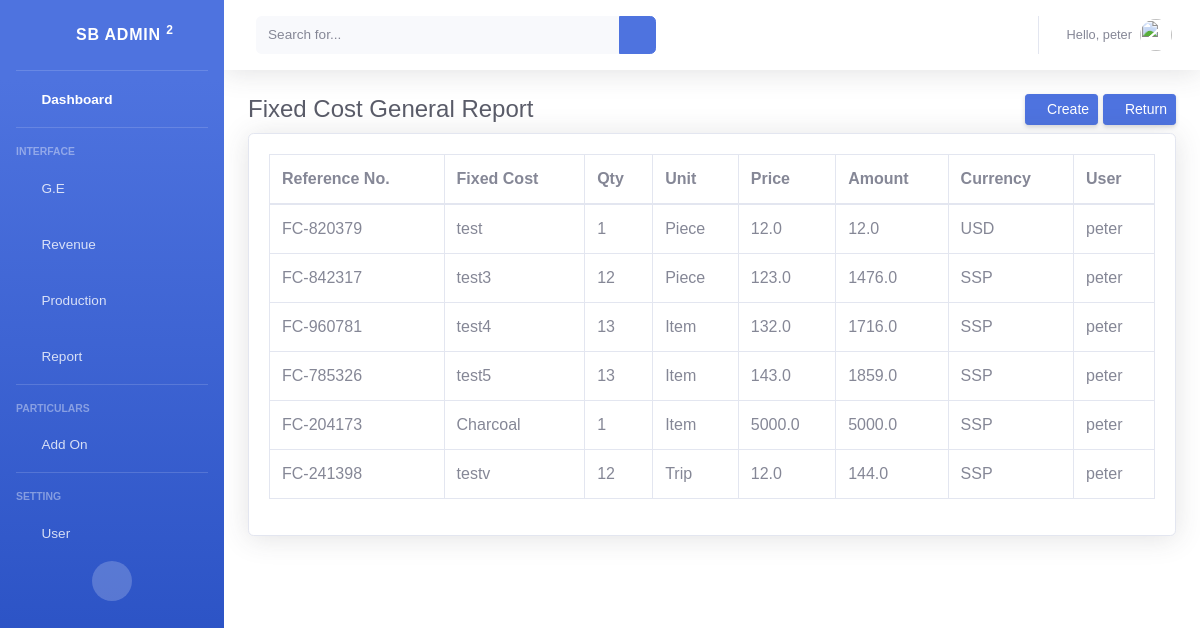
Page /fixed-cost-report/ (signed in) on the committed database.
### backend/models.py (models this page shows)
class Fixed_Cost(models.Model):
	STATUS = (
	    ('Pending', 'Pending'),
	    ('Processing', 'Processing'),
	    ('Complete', 'Complete'),
	 )
	CURRENCY = (
	    ('USD', 'USD'),
	    ('SSP', 'SSP'),
	 )
	def generate_reference_number():
		prefix = 'FC'
		unique_digits = ''.join(random.sample(string.digits, k=6))
		return f'{prefix}-{unique_digits}'
	id 					= models.UUIDField(default=uuid.uuid4, unique=True, primary_key=True, editable=False)
	user 				= models.ForeignKey(settings.AUTH_USER_MODEL, on_delete=models.SET_NULL, null=True, blank=False)
	reference_number 	= models.CharField(max_length=200, default=generate_reference_number, blank=False, editable=False)
	fixed_cost 			= models.CharField(max_length=200, blank=False)
	quantity 			= models.IntegerField(default=0, blank=False )
	unit 				= models.ForeignKey(Unit, on_delete=models.SET_NULL, null=True)
	currency 			= models.CharField(choices=CURRENCY, default='SSP', max_length=200, null=True)
	unit_price 			= models.FloatField(default=0, blank=False )
	amount 				= models.FloatField(default=0, blank=False )
	status			    = models.CharField(choices=STATUS, default='Pending', max_length=100)
	pub_date 			= models.DateField(default=date.today)

class Unit(models.Model):
	def generate_reference_number():
		prefix = 'U'
		unique_digits = ''.join(random.sample(string.digits, k=6))
		return f'{prefix}-{unique_digits}'
	id 					= models.UUIDField(default=uuid.uuid4, unique=True, primary_key=True, editable=False)
	user 				= models.ForeignKey(settings.AUTH_USER_MODEL, on_delete=models.SET_NULL, null=True, blank=False)
	reference_number 	= models.CharField(max_length=200, default=generate_reference_number, blank=False, editable=False)
	name 				= models.CharField(max_length=200, blank=False)
	pub_date 			= models.DateField(default=date.today)
	def __str__(self):
		return self.name

### backend/decorators.py (the view)
		def wrapper_func(request, *args, **kwargs):
			group = None
			if request.user.groups.exists():
				group = request.user.groups.all()[0].name
			if group in allowed_roles:
				return view_func(request, *args, **kwargs)
			else:
				return HttpResponse('you are not authorized to view this page')

### backend/views.py (called while the page is built)
@login_required(login_url='login')
@allowed_users(allowed_roles=['admin','staff'])
def fixed_cost_report(request):
	get_fixed_cost_report = Fixed_Cost.objects.all()
	context = {
		'get_fixed_cost_report' : get_fixed_cost_report,
	}
	return render(request, 'backend/fixed_cost/fixed_cost_report.html', context)

### backend/templates/backend/fixed_cost/fixed_cost_report.html
{% load static %}
{% include 'backend/header.html' %}
{% block content %}
    <div id="wrapper">
        {% include 'backend/sidebar.html' %}
        <div id="content-wrapper" class="d-flex flex-column">
            <div id="content" style="background-color: white;">
                {% include 'backend/navbar.html' %}
                <div class="container-fluid">
                    <div class="d-sm-flex align-items-center justify-content-between mb-2 mt-2">
                        <h1 class="h4 mb-0 text-gray-800">Fixed Cost General Report</h1>
                        <div>
                            <a href="{% url 'add_fixed_cost' %}" class="d-none d-sm-inline-block btn btn-sm btn-primary shadow-sm">
                            <i class="fas fa-plus fa-sm text-white-50"></i> Create </a>
                            <a href="{% url 'fixed_cost' %}" class="d-none d-sm-inline-block btn btn-sm btn-primary shadow-sm">
                            <i class="fas fa-arrow-right fa-sm text-white-50"></i> Return </a>
                        </div>
                    </div>
                    <div class="card shadow mb-4">
                        <div class="card-body">
                            <div class="table-responsive">
                                <table class="table table-bordered" id="file-export" width="100%" cellspacing="0">
                                    <thead>
                                        <tr>
                                            <th>Reference No.</th>
                                            <th>Fixed Cost</th>
                                            <th>Qty</th>
                                            <th>Unit</th>
                                            <th>Price</th>
                                            <th>Amount</th>
                                            <th>Currency</th>
                                            <th>User</th>
                                        </tr>
                                    </thead>
                                    <tbody>
                                      {% for i in get_fixed_cost_report %}
                                      <tr>
                                          <td>{{i.reference_number}}</td>
                                          <td>{{i.fixed_cost}}</td>
                                          <td>{{i.quantity}}</td>
                                          <td>{{i.unit}}</td>
                                          <td>{{i.unit_price}}</td>
                                          <td>{{i.amount}}</td>
                                          <td>{{i.currency}}</td>
                                          <td>{{i.user}}</td>
                                      </tr>
                                      {% endfor %}
                                    </tbody>
                                </table>
                            </div>
                        </div>
                    </div>
                </div>
            </div>
        </div>
    </div>
{% endblock content %}
{% include 'backend/footer.html' %}

### backend/templates/backend/navbar.html (shortened to what this page needs)
{% load static %}
    <nav class="navbar navbar-expand navbar-light bg-white topbar mb-4 static-top shadow">
        <form
            class="d-none d-sm-inline-block form-inline mr-auto ml-md-3 my-2 my-md-0 mw-100 navbar-search">
            <div class="input-group">
                <input type="text" class="form-control bg-light border-0 small" placeholder="Search for..."
                    aria-label="Search" aria-describedby="basic-addon2">
                <div class="input-group-append">
                    <button class="btn btn-primary" type="button">
                        <i class="fas fa-search fa-sm"></i>
                    </button>
                </div>
            </div>
        </form>
        <ul class="navbar-nav ml-auto">
            {% if request.user.is_authenticated %}
            <li class="nav-item dropdown no-arrow">
                <a class="nav-link dropdown-toggle" href="#" id="userDropdown" role="button"
                    data-toggle="dropdown" aria-haspopup="true" aria-expanded="false">
                    <span class="mr-2 d-none d-lg-inline text-gray-600 small">Hello, {{ request.user}}</span>
                    <img class="img-profile rounded-circle"
                        src="{% static 'img/undraw_profile.svg' %}">
                </a>
            </li>
            {% else %}
            <a class="dropdown-item" href="#" data-toggle="modal" data-target="#logoutModal">
                <i class="fas fa-sign-out-alt fa-sm fa-fw mr-2 text-gray-400"></i> Logout
            </a>
            {% endif %}
        </ul>
    </nav>

### static/css/apexcharts.css (style rules this page uses)
body { background: #343E59; color: #777; font-family: Montserrat, Arial, sans-serif; }
h1, h2, h3, h4, h5, h6, strong { font-weight: 600; }
.shadow { box-shadow: 0px 1px 15px 1px rgba(69, 65, 78, 0.08); }

### rows in the picture
Fixed_Cost: reference_number "FC-820379", fixed_cost "test", quantity "1", unit "Piece", unit_price "12.0", amount "12.0", currency "USD", user "peter"
Fixed_Cost: reference_number "FC-842317", fixed_cost "test3", quantity "12", unit "Piece", unit_price "123.0", amount "1476.0", currency "SSP", user "peter"
Fixed_Cost: reference_number "FC-960781", fixed_cost "test4", quantity "13", unit "Item", unit_price "132.0", amount "1716.0", currency "SSP", user "peter"
Fixed_Cost: reference_number "FC-785326", fixed_cost "test5", quantity "13", unit "Item", unit_price "143.0", amount "1859.0", currency "SSP", user "peter"
Fixed_Cost: reference_number "FC-204173", fixed_cost "Charcoal", quantity "1", unit "Item", unit_price "5000.0", amount "5000.0", currency "SSP", user "peter"
Fixed_Cost: reference_number "FC-241398", fixed_cost "testv", quantity "12", unit "Trip", unit_price "12.0", amount "144.0", currency "SSP", user "peter"

### other values in the picture
{{ request.user }} "peter"
